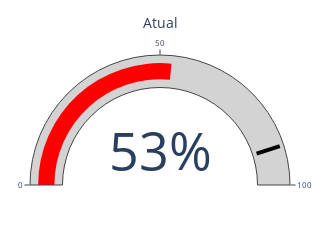
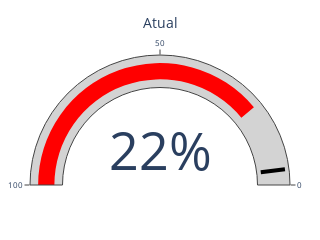
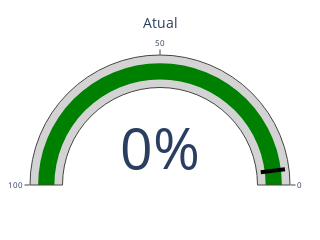

Notebook code cell kept with these figures, in order:
### Code cell
# cSpell: disable=invalid-name


def calculate_eficiencia(df):
    return df["eficiencia"].mean()


def calculate_performance(df):
    return df["performance"].mean()


def calculate_reparos(df):
    return df["reparo"].mean()


def draw_circular_progress_bar_v2(df: pd.DataFrame, type: str, meta: int):
    # mapear o tipo das funções
    type_map = {
        "eficiencia": calculate_eficiencia,
        "performance": calculate_performance,
        "reparo": calculate_reparos,
    }

    # Verificar a primeira data_registro do dataframe para saber se os dados são do mês atual
    this_month = df["data_registro"].iloc[0].month == pd.Timestamp.now().month
    month = "Atual" if this_month else "Anterior"

    # Obter a função com base no tipo
    func = type_map[type]

    # Calcular a porcentagem
    percentage = func(df.copy()) if func is not None else 0

    # Arredondar porcentagem para não ter casas decimais
    percentage = round(percentage, 2)

    # Definir a cor com base na porcentagem
    if type == "eficiencia":
        color = "green" if percentage >= (meta / 100) else "red"
    else:
        color = "red" if percentage >= (meta / 100) else "green"

    # Definir a escala do eixo para "performance" e "reparo"
    axis_range = [0, 100] if type == "eficiencia" else [100, 0]

    # Criar o gráfico
    fig = go.Figure(
        go.Indicator(
            mode="gauge+number",
            value=percentage * 100,
            number={"suffix": "%"},
            domain={"x": [0, 1], "y": [0, 1]},
            title={
                "text": month,
                "font": {"size": 14},
            },
            gauge={
                "axis": {
                    "range": axis_range,
                    "tickfont": {"size": 8},
                },
                "bar": {"color": color},
                "steps": [
                    {"range": [0, 100], "color": "lightgray"},
                ],
                "threshold": {
                    "line": {"color": "black", "width": 4},
                    "thickness": 0.75,
                    "value": meta,
                },
            },
        )
    )

    fig.update_layout(
        autosize=True,
        margin=dict(t=30, b=30, l=30, r=30),
        plot_bgcolor="white",
        width=200,  # apenas para visualização no jupyter
        height=200,  # apenas para visualização no jupyter
    )

    fig.show()


draw_circular_progress_bar_v2(df_eff, "eficiencia", 90)
draw_circular_progress_bar_v2(df_perf, "performance", 4)
draw_circular_progress_bar_v2(df_reparos, "reparo", 4)

### Figure 1 — Plotly figure (JSON) as saved in the notebook; plotly's stock layout.template omitted (floating-point values rounded to 4 significant figures)
{"data": [{"domain": {"x": [0, 1], "y": [0, 1]}, "gauge": {"axis": {"range": [0, 100], "tickfont": {"size": 8}}, "bar": {"color": "red"}, "steps": [{"color": "lightgray", "range": [0, 100]}], "threshold": {"line": {"color": "black", "width": 4}, "thickness": 0.75, "value": 90}}, "mode": "gauge+number", "number": {"suffix": "%"}, "title": {"font": {"size": 14}, "text": "Atual"}, "type": "indicator", "value": 53}], "layout": {"autosize": true, "height": 200, "margin": {"b": 30, "l": 30, "r": 30, "t": 30}, "plot_bgcolor": "white", "width": 200}}

### Figure 2 — Plotly figure (JSON) as saved in the notebook; plotly's stock layout.template omitted (floating-point values rounded to 4 significant figures)
{"data": [{"domain": {"x": [0, 1], "y": [0, 1]}, "gauge": {"axis": {"range": [100, 0], "tickfont": {"size": 8}}, "bar": {"color": "red"}, "steps": [{"color": "lightgray", "range": [0, 100]}], "threshold": {"line": {"color": "black", "width": 4}, "thickness": 0.75, "value": 4}}, "mode": "gauge+number", "number": {"suffix": "%"}, "title": {"font": {"size": 14}, "text": "Atual"}, "type": "indicator", "value": 22}], "layout": {"autosize": true, "height": 200, "margin": {"b": 30, "l": 30, "r": 30, "t": 30}, "plot_bgcolor": "white", "width": 200}}

### Figure 3 — Plotly figure (JSON) as saved in the notebook; plotly's stock layout.template omitted (floating-point values rounded to 4 significant figures)
{"data": [{"domain": {"x": [0, 1], "y": [0, 1]}, "gauge": {"axis": {"range": [100, 0], "tickfont": {"size": 8}}, "bar": {"color": "green"}, "steps": [{"color": "lightgray", "range": [0, 100]}], "threshold": {"line": {"color": "black", "width": 4}, "thickness": 0.75, "value": 4}}, "mode": "gauge+number", "number": {"suffix": "%"}, "title": {"font": {"size": 14}, "text": "Atual"}, "type": "indicator", "value": 0}], "layout": {"autosize": true, "height": 200, "margin": {"b": 30, "l": 30, "r": 30, "t": 30}, "plot_bgcolor": "white", "width": 200}}
